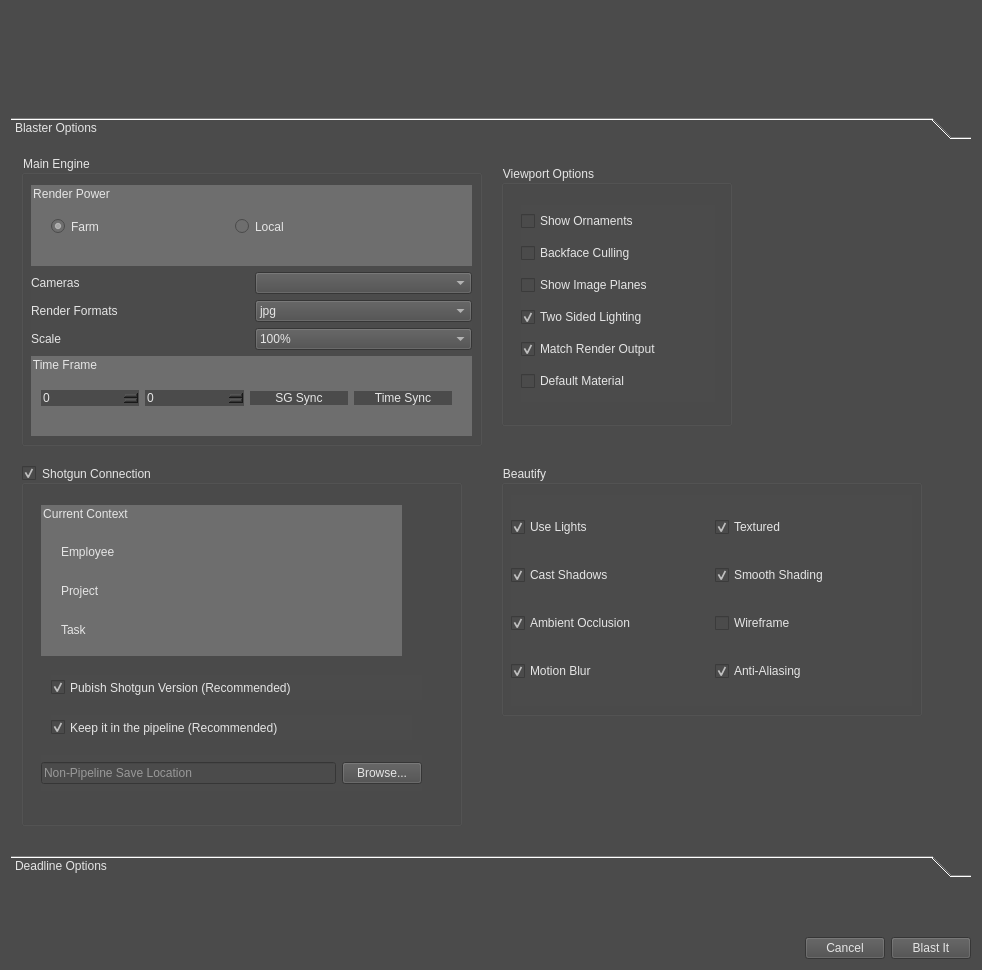
<?xml version="1.0" encoding="UTF-8"?>
<ui version="4.0">
 <class>Form</class>
 <widget class="QWidget" name="Form">
  <property name="geometry">
   <rect>
    <x>0</x>
    <y>0</y>
    <width>982</width>
    <height>970</height>
   </rect>
  </property>
  <property name="windowTitle">
   <string>Form</string>
  </property>
  <property name="styleSheet">
   <string notr="true">background-color: rgb(75, 75, 75);
color: rgb(229, 229, 229);</string>
  </property>
  <layout class="QVBoxLayout" name="verticalLayout_7">
   <item>
    <layout class="QHBoxLayout" name="horizontalLayout_9">
     <item>
      <widget class="QLabel" name="Logo">
       <property name="minimumSize">
        <size>
         <width>200</width>
         <height>100</height>
        </size>
       </property>
       <property name="styleSheet">
        <string notr="true">image: url(:/logos/blaster.png);
image-align: 'left';</string>
       </property>
       <property name="text">
        <string/>
       </property>
      </widget>
     </item>
     <item>
      <spacer name="horizontalSpacer">
       <property name="orientation">
        <enum>Qt::Horizontal</enum>
       </property>
       <property name="sizeHint" stdset="0">
        <size>
         <width>40</width>
         <height>20</height>
        </size>
       </property>
      </spacer>
     </item>
    </layout>
   </item>
   <item>
    <widget class="QToolBox" name="Blaster_Options_Pages">
     <property name="minimumSize">
      <size>
       <width>0</width>
       <height>760</height>
      </size>
     </property>
     <property name="currentIndex">
      <number>0</number>
     </property>
     <widget class="QWidget" name="playblast">
      <property name="geometry">
       <rect>
        <x>0</x>
        <y>0</y>
        <width>956</width>
        <height>684</height>
       </rect>
      </property>
      <attribute name="label">
       <string>Blaster Options</string>
      </attribute>
      <widget class="QGroupBox" name="viewport_group">
       <property name="geometry">
        <rect>
         <x>490</x>
         <y>20</y>
         <width>231</width>
         <height>261</height>
        </rect>
       </property>
       <property name="title">
        <string>Viewport Options</string>
       </property>
       <widget class="QWidget" name="layoutWidget">
        <property name="geometry">
         <rect>
          <x>20</x>
          <y>40</y>
          <width>194</width>
          <height>197</height>
         </rect>
        </property>
        <layout class="QVBoxLayout" name="verticalLayout">
         <item>
          <widget class="QCheckBox" name="show_ornaments">
           <property name="toolTip">
            <string>&lt;html&gt;&lt;head/&gt;&lt;body&gt;&lt;p&gt;Window Ornaments include heads-up displays, like poly count, or focal length, frame borders like the film gate, title safe/action safe.&lt;/p&gt;&lt;/body&gt;&lt;/html&gt;</string>
           </property>
           <property name="styleSheet">
            <string notr="true"/>
           </property>
           <property name="text">
            <string>Show Ornaments</string>
           </property>
          </widget>
         </item>
         <item>
          <widget class="QCheckBox" name="backface_culling">
           <property name="styleSheet">
            <string notr="true"/>
           </property>
           <property name="text">
            <string>Backface Culling</string>
           </property>
          </widget>
         </item>
         <item>
          <widget class="QCheckBox" name="image_planes">
           <property name="styleSheet">
            <string notr="true"/>
           </property>
           <property name="text">
            <string>Show Image Planes</string>
           </property>
          </widget>
         </item>
         <item>
          <widget class="QCheckBox" name="two_sided_lighting">
           <property name="styleSheet">
            <string notr="true"/>
           </property>
           <property name="text">
            <string>Two Sided Lighting</string>
           </property>
           <property name="checked">
            <bool>true</bool>
           </property>
          </widget>
         </item>
         <item>
          <widget class="QCheckBox" name="match_render_output">
           <property name="text">
            <string>Match Render Output</string>
           </property>
           <property name="checked">
            <bool>true</bool>
           </property>
          </widget>
         </item>
         <item>
          <widget class="QCheckBox" name="default_material">
           <property name="text">
            <string>Default Material</string>
           </property>
          </widget>
         </item>
        </layout>
       </widget>
      </widget>
      <widget class="QGroupBox" name="shotgun_connection">
       <property name="geometry">
        <rect>
         <x>10</x>
         <y>320</y>
         <width>441</width>
         <height>361</height>
        </rect>
       </property>
       <property name="title">
        <string>Shotgun Connection</string>
       </property>
       <property name="checkable">
        <bool>true</bool>
       </property>
       <widget class="QGroupBox" name="current_context_grp">
        <property name="geometry">
         <rect>
          <x>20</x>
          <y>40</y>
          <width>361</width>
          <height>151</height>
         </rect>
        </property>
        <property name="styleSheet">
         <string notr="true">border: none;
background-color: rgb(110, 110, 110);</string>
        </property>
        <property name="title">
         <string>Current Context</string>
        </property>
        <widget class="QWidget" name="layoutWidget">
         <property name="geometry">
          <rect>
           <x>20</x>
           <y>30</y>
           <width>311</width>
           <height>111</height>
          </rect>
         </property>
         <layout class="QVBoxLayout" name="verticalLayout_6">
          <item>
           <widget class="QLabel" name="employee_label">
            <property name="text">
             <string>Employee</string>
            </property>
           </widget>
          </item>
          <item>
           <widget class="QLabel" name="project_label">
            <property name="text">
             <string>Project</string>
            </property>
           </widget>
          </item>
          <item>
           <widget class="QLabel" name="task_label">
            <property name="text">
             <string>Task</string>
            </property>
           </widget>
          </item>
         </layout>
        </widget>
       </widget>
       <widget class="QCheckBox" name="publish_sg_version">
        <property name="geometry">
         <rect>
          <x>30</x>
          <y>210</y>
          <width>371</width>
          <height>25</height>
         </rect>
        </property>
        <property name="toolTip">
         <string>&lt;html&gt;&lt;head/&gt;&lt;body&gt;&lt;p&gt;Publish to Shotgun will automatically create a version for the specific asset, shot or task.&lt;/p&gt;&lt;/body&gt;&lt;/html&gt;</string>
        </property>
        <property name="styleSheet">
         <string notr="true">background-color: rgb(75, 75, 75);
color: rgb(229, 229, 229);</string>
        </property>
        <property name="text">
         <string>Pubish Shotgun Version (Recommended)</string>
        </property>
        <property name="checked">
         <bool>true</bool>
        </property>
       </widget>
       <widget class="QCheckBox" name="keep_in_pipeline">
        <property name="geometry">
         <rect>
          <x>30</x>
          <y>250</y>
          <width>361</width>
          <height>25</height>
         </rect>
        </property>
        <property name="toolTip">
         <string>&lt;html&gt;&lt;head/&gt;&lt;body&gt;&lt;p&gt;Keep it in the pipeline is the recommended setting, because it will automatically put the playblast in the correct shot folder on the server, based on Shotgun's configuration.  Turning this feature off will require that you choose a folder to render the playblast to.&lt;/p&gt;&lt;/body&gt;&lt;/html&gt;</string>
        </property>
        <property name="styleSheet">
         <string notr="true">background-color: rgb(75, 75, 75);
color: rgb(229, 229, 229);</string>
        </property>
        <property name="text">
         <string>Keep it in the pipeline (Recommended)</string>
        </property>
        <property name="checked">
         <bool>true</bool>
        </property>
       </widget>
       <widget class="QWidget" name="layoutWidget">
        <property name="geometry">
         <rect>
          <x>20</x>
          <y>290</y>
          <width>381</width>
          <height>36</height>
         </rect>
        </property>
        <layout class="QHBoxLayout" name="horizontalLayout_7">
         <item>
          <widget class="QLineEdit" name="browse">
           <property name="toolTip">
            <string>Where to save the playblast if it's not going to the correct folder on the server</string>
           </property>
           <property name="placeholderText">
            <string>Non-Pipeline Save Location</string>
           </property>
          </widget>
         </item>
         <item>
          <widget class="QPushButton" name="browse_btn">
           <property name="text">
            <string>Browse...</string>
           </property>
          </widget>
         </item>
        </layout>
       </widget>
      </widget>
      <widget class="QGroupBox" name="beautify_grp">
       <property name="geometry">
        <rect>
         <x>490</x>
         <y>320</y>
         <width>421</width>
         <height>251</height>
        </rect>
       </property>
       <property name="toolTip">
        <string>&lt;html&gt;&lt;head/&gt;&lt;body&gt;&lt;p&gt;Enable Viewport beautifications like Motion Blur, AO, lights or others.&lt;/p&gt;&lt;/body&gt;&lt;/html&gt;</string>
       </property>
       <property name="styleSheet">
        <string notr="true">background-color: rgb(75, 75, 75);
color: rgb(229, 229, 229);</string>
       </property>
       <property name="title">
        <string>Beautify</string>
       </property>
       <widget class="QWidget" name="layoutWidget">
        <property name="geometry">
         <rect>
          <x>10</x>
          <y>30</y>
          <width>401</width>
          <height>211</height>
         </rect>
        </property>
        <layout class="QHBoxLayout" name="horizontalLayout_6">
         <item>
          <layout class="QVBoxLayout" name="verticalLayout_4">
           <item>
            <widget class="QCheckBox" name="use_lights">
             <property name="text">
              <string>Use Lights</string>
             </property>
             <property name="checked">
              <bool>true</bool>
             </property>
            </widget>
           </item>
           <item>
            <widget class="QCheckBox" name="cast_shadows">
             <property name="text">
              <string>Cast Shadows</string>
             </property>
             <property name="checked">
              <bool>true</bool>
             </property>
            </widget>
           </item>
           <item>
            <widget class="QCheckBox" name="ambient_occlusion">
             <property name="text">
              <string>Ambient Occlusion</string>
             </property>
             <property name="checked">
              <bool>true</bool>
             </property>
            </widget>
           </item>
           <item>
            <widget class="QCheckBox" name="motion_blur">
             <property name="text">
              <string>Motion Blur</string>
             </property>
             <property name="checked">
              <bool>true</bool>
             </property>
            </widget>
           </item>
          </layout>
         </item>
         <item>
          <layout class="QVBoxLayout" name="verticalLayout_5">
           <item>
            <widget class="QCheckBox" name="textured">
             <property name="toolTip">
              <string>&lt;html&gt;&lt;head/&gt;&lt;body&gt;&lt;p&gt;When checked, Hardware texturing is turned on and Default Material is turned off.  If unchecked, Default Material will be set, but Hardware Texturing will be left in whatever state it currently is in.&lt;/p&gt;&lt;/body&gt;&lt;/html&gt;</string>
             </property>
             <property name="text">
              <string>Textured</string>
             </property>
             <property name="checked">
              <bool>true</bool>
             </property>
            </widget>
           </item>
           <item>
            <widget class="QCheckBox" name="smooth_shading">
             <property name="text">
              <string>Smooth Shading</string>
             </property>
             <property name="checked">
              <bool>true</bool>
             </property>
            </widget>
           </item>
           <item>
            <widget class="QCheckBox" name="wireframe">
             <property name="text">
              <string>Wireframe</string>
             </property>
            </widget>
           </item>
           <item>
            <widget class="QCheckBox" name="anti_aliasing">
             <property name="text">
              <string>Anti-Aliasing</string>
             </property>
             <property name="checked">
              <bool>true</bool>
             </property>
            </widget>
           </item>
          </layout>
         </item>
        </layout>
       </widget>
      </widget>
      <widget class="QGroupBox" name="main_engine_grp">
       <property name="geometry">
        <rect>
         <x>10</x>
         <y>10</y>
         <width>461</width>
         <height>291</height>
        </rect>
       </property>
       <property name="title">
        <string>Main Engine</string>
       </property>
       <widget class="QWidget" name="layoutWidget">
        <property name="geometry">
         <rect>
          <x>10</x>
          <y>30</y>
          <width>441</width>
          <height>251</height>
         </rect>
        </property>
        <layout class="QVBoxLayout" name="verticalLayout_3">
         <item>
          <widget class="QGroupBox" name="render_power">
           <property name="toolTip">
            <string>&lt;html&gt;&lt;head/&gt;&lt;body&gt;&lt;p&gt;Render Power decides whether your playblast will be done locally (which will slow down your machine), or on the farm, which (in cases of long playblast times) will speed up your playblast time considerably.&lt;/p&gt;&lt;/body&gt;&lt;/html&gt;</string>
           </property>
           <property name="styleSheet">
            <string notr="true">border: none;
background-color: rgb(110, 110, 110);</string>
           </property>
           <property name="title">
            <string>Render Power</string>
           </property>
           <widget class="QWidget" name="layoutWidget">
            <property name="geometry">
             <rect>
              <x>20</x>
              <y>30</y>
              <width>361</width>
              <height>23</height>
             </rect>
            </property>
            <layout class="QHBoxLayout" name="horizontalLayout_5">
             <item>
              <widget class="QRadioButton" name="farm">
               <property name="text">
                <string>Farm</string>
               </property>
               <property name="checked">
                <bool>true</bool>
               </property>
              </widget>
             </item>
             <item>
              <widget class="QRadioButton" name="local">
               <property name="text">
                <string>Local</string>
               </property>
              </widget>
             </item>
            </layout>
           </widget>
          </widget>
         </item>
         <item>
          <layout class="QVBoxLayout" name="verticalLayout_2">
           <item>
            <layout class="QHBoxLayout" name="horizontalLayout_4">
             <item>
              <widget class="QLabel" name="cameras_label">
               <property name="text">
                <string>Cameras</string>
               </property>
               <property name="buddy">
                <cstring>cameras</cstring>
               </property>
              </widget>
             </item>
             <item>
              <widget class="QComboBox" name="cameras">
               <property name="toolTip">
                <string>&lt;html&gt;&lt;head/&gt;&lt;body&gt;&lt;p&gt;Choose the Camera to playblast &lt;/p&gt;&lt;/body&gt;&lt;/html&gt;</string>
               </property>
               <property name="sizeAdjustPolicy">
                <enum>QComboBox::AdjustToContentsOnFirstShow</enum>
               </property>
               <property name="duplicatesEnabled">
                <bool>false</bool>
               </property>
              </widget>
             </item>
            </layout>
           </item>
           <item>
            <layout class="QHBoxLayout" name="horizontalLayout_3">
             <item>
              <widget class="QLabel" name="render_formats_label">
               <property name="text">
                <string>Render Formats</string>
               </property>
               <property name="buddy">
                <cstring>render_formats</cstring>
               </property>
              </widget>
             </item>
             <item>
              <widget class="QComboBox" name="render_formats">
               <item>
                <property name="text">
                 <string>jpg</string>
                </property>
               </item>
               <item>
                <property name="text">
                 <string>png</string>
                </property>
               </item>
               <item>
                <property name="text">
                 <string>tif</string>
                </property>
               </item>
              </widget>
             </item>
            </layout>
           </item>
           <item>
            <layout class="QHBoxLayout" name="horizontalLayout_2">
             <item>
              <widget class="QLabel" name="scale_label">
               <property name="text">
                <string>Scale</string>
               </property>
               <property name="buddy">
                <cstring>scale</cstring>
               </property>
              </widget>
             </item>
             <item>
              <widget class="QComboBox" name="scale">
               <property name="toolTip">
                <string>&lt;html&gt;&lt;head/&gt;&lt;body&gt;&lt;p&gt;Scale the output down&lt;/p&gt;&lt;/body&gt;&lt;/html&gt;</string>
               </property>
               <property name="currentIndex">
                <number>4</number>
               </property>
               <item>
                <property name="text">
                 <string>10%</string>
                </property>
               </item>
               <item>
                <property name="text">
                 <string>25%</string>
                </property>
               </item>
               <item>
                <property name="text">
                 <string>50%</string>
                </property>
               </item>
               <item>
                <property name="text">
                 <string>75%</string>
                </property>
               </item>
               <item>
                <property name="text">
                 <string>100%</string>
                </property>
               </item>
               <item>
                <property name="text">
                 <string>110%</string>
                </property>
               </item>
               <item>
                <property name="text">
                 <string>130%</string>
                </property>
               </item>
               <item>
                <property name="text">
                 <string>150%</string>
                </property>
               </item>
               <item>
                <property name="text">
                 <string>175%</string>
                </property>
               </item>
               <item>
                <property name="text">
                 <string>200%</string>
                </property>
               </item>
              </widget>
             </item>
            </layout>
           </item>
          </layout>
         </item>
         <item>
          <widget class="QGroupBox" name="groupBox_6">
           <property name="styleSheet">
            <string notr="true">border: none;
background-color: rgb(110, 110, 110);</string>
           </property>
           <property name="title">
            <string>Time Frame</string>
           </property>
           <widget class="QWidget" name="layoutWidget">
            <property name="geometry">
             <rect>
              <x>10</x>
              <y>30</y>
              <width>411</width>
              <height>25</height>
             </rect>
            </property>
            <layout class="QHBoxLayout" name="horizontalLayout">
             <item>
              <widget class="QSpinBox" name="start_frame">
               <property name="toolTip">
                <string>Start Frame</string>
               </property>
               <property name="styleSheet">
                <string notr="true">background-color: rgb(75, 75, 75);</string>
               </property>
              </widget>
             </item>
             <item>
              <widget class="QSpinBox" name="end_frame">
               <property name="toolTip">
                <string>End Frame</string>
               </property>
               <property name="styleSheet">
                <string notr="true">background-color: rgb(75, 75, 75);</string>
               </property>
              </widget>
             </item>
             <item>
              <widget class="QPushButton" name="sg_sync_btn">
               <property name="toolTip">
                <string>Sync Frame Range to Shotgun</string>
               </property>
               <property name="styleSheet">
                <string notr="true">background-color: rgb(75, 75, 75);</string>
               </property>
               <property name="text">
                <string>SG Sync</string>
               </property>
              </widget>
             </item>
             <item>
              <widget class="QPushButton" name="time_snyc_btn">
               <property name="toolTip">
                <string>Sync to Timeline</string>
               </property>
               <property name="styleSheet">
                <string notr="true">background-color: rgb(75, 75, 75);</string>
               </property>
               <property name="text">
                <string>Time Sync</string>
               </property>
              </widget>
             </item>
            </layout>
           </widget>
          </widget>
         </item>
        </layout>
       </widget>
      </widget>
     </widget>
     <widget class="QWidget" name="deadline">
      <property name="geometry">
       <rect>
        <x>0</x>
        <y>0</y>
        <width>100</width>
        <height>30</height>
       </rect>
      </property>
      <attribute name="label">
       <string>Deadline Options</string>
      </attribute>
     </widget>
    </widget>
   </item>
   <item>
    <spacer name="verticalSpacer">
     <property name="orientation">
      <enum>Qt::Vertical</enum>
     </property>
     <property name="sizeHint" stdset="0">
      <size>
       <width>20</width>
       <height>40</height>
      </size>
     </property>
    </spacer>
   </item>
   <item>
    <layout class="QHBoxLayout" name="horizontalLayout_8">
     <item>
      <spacer name="horizontalSpacer_2">
       <property name="orientation">
        <enum>Qt::Horizontal</enum>
       </property>
       <property name="sizeHint" stdset="0">
        <size>
         <width>40</width>
         <height>20</height>
        </size>
       </property>
      </spacer>
     </item>
     <item>
      <widget class="QPushButton" name="cancel_btn">
       <property name="text">
        <string>Cancel</string>
       </property>
      </widget>
     </item>
     <item>
      <widget class="QPushButton" name="blaster_btn">
       <property name="text">
        <string>Blast It</string>
       </property>
      </widget>
     </item>
    </layout>
   </item>
  </layout>
 </widget>
 <resources>
  <include location="../resources/resources.qrc"/>
 </resources>
 <connections/>
</ui>
